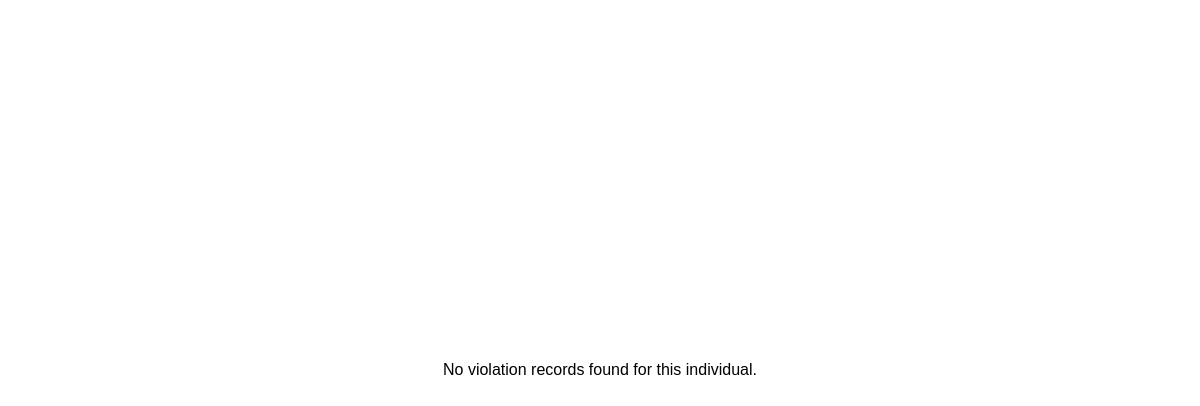
The page /poso.tix/receipt.php?ticket_number=341420 on the database as committed earlier.
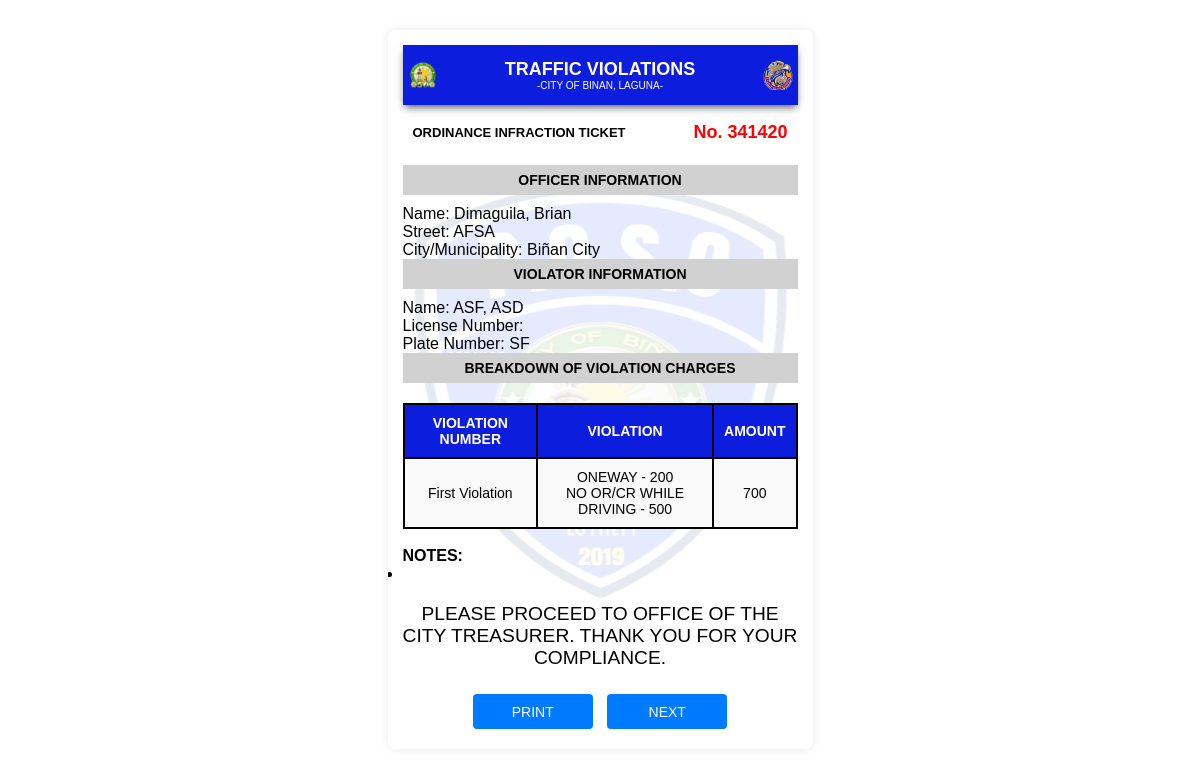
The same page on the database as committed later.
### tables this page shows
CREATE TABLE `report` (
  `ID` int(11) NOT NULL,
  `ticket_number` varchar(6) DEFAULT NULL,
  `first_name` varchar(100) DEFAULT NULL,
  `middle_name` varchar(100) DEFAULT NULL,
  `last_name` varchar(100) DEFAULT NULL,
  `dob` date DEFAULT NULL,
  `address` varchar(255) DEFAULT NULL,
  `license` varchar(255) NOT NULL,
  `confiscated` enum('yes','no') NOT NULL,
  `violation_date` date DEFAULT NULL,
  `violation_time` time DEFAULT NULL,
  `street` varchar(100) DEFAULT NULL,
  `plate_number` varchar(20) DEFAULT NULL,
  `city` varchar(100) DEFAULT NULL,
  `registration` varchar(100) DEFAULT NULL,
  `vehicle_type` varchar(50) DEFAULT NULL,
  `vehicle_owner` varchar(100) DEFAULT NULL,
  `created_at` timestamp NOT NULL DEFAULT current_timestamp(),
  `signature` longblob NOT NULL
);

### poso.tix/receipt.php (the view, shortened to what the changed rows need)
<?php
include 'connection.php';
$ticket_number = $_GET['ticket_number'];
$sql = "SELECT 'First Violation' AS violation_type, first_violation, first_total, notes FROM violation WHERE ticket_number = ?
        UNION ALL
        SELECT 'Second Violation' AS violation_type, second_violation, second_total, notes FROM 2_violation WHERE ticket_number = ?
        UNION ALL
        SELECT 'Third Violation' AS violation_type, third_violation, third_total, notes FROM 3_violation WHERE ticket_number = ?
        ORDER BY violation_type ASC";
$stmt = $conn->prepare($sql);
$stmt->bind_param("iii", $ticket_number, $ticket_number, $ticket_number);
$stmt->execute();
$result = $stmt->get_result();
$sql_officer = "SELECT CONCAT(lastname, ', ', firstname) AS officer_name FROM hh_login LIMIT 1";
$stmt_officer = $conn->prepare($sql_officer);
$stmt_officer->execute();
$officer_result = $stmt_officer->get_result();
$officer = $officer_result->fetch_assoc();
$officer_name = $officer['officer_name'];
$sql_violator = "SELECT CONCAT(last_name, ', ', first_name) AS violator_name, license, plate_number, street, city FROM report WHERE ticket_number = ?";
$stmt_violator = $conn->prepare($sql_violator);
$stmt_violator->bind_param("i", $ticket_number);
$stmt_violator->execute();
$violator_result = $stmt_violator->get_result();
$violator = $violator_result->fetch_assoc();
$violator_name = $violator['violator_name'];
$license_number = $violator['license'];
$plate_number = $violator['plate_number'];
$street = $violator['street'];
$city = $violator['city'];
?>
<!DOCTYPE html>
<html lang="en">
<head>
    <link rel="stylesheet" href="style.css?v=1.0">
</head>
<body>
    <div class="container">
        <?php if ($result->num_rows > 0) : ?>
            <div class="ticket-container">
                <div class="header-container d-flex justify-content-between align-items-center">
                    <img src="/POSO/images/left.png" alt="Left Logo" class="logo">
                    <div class="col text-center">
                        <p class="title">Traffic Violations</p>
                        <p class="city">-City of Binan, Laguna-</p>
                    </div>
                    <img src="/POSO/images/arman.png" alt="Right Logo" class="logo">
                </div>
                <div class="ticket-info">
                    <p class="ticket-label">Ordinance Infraction Ticket</p>
                    <p class="ticket-number">No. <?php echo htmlspecialchars($ticket_number); ?></p>
                </div>
<div class="gray">
    <h3>Officer Information</h3>
</div>
<p>Name: <?php echo htmlspecialchars($officer_name); ?></p>
<p>Street: <?php echo htmlspecialchars($street); ?></p>
<p>City/Municipality: <?php echo htmlspecialchars($city); ?></p>
                <div class="gray">
                    <h3>Violator Information</h3>
                </div>
                <p>Name: <?php echo htmlspecialchars($violator_name); ?></p>
                <p>License Number: <?php echo htmlspecialchars($license_number); ?></p>
                <p>Plate Number: <?php echo htmlspecialchars($plate_number); ?></p>
                <div class="gray">
                    <h3>BREAKDOWN OF VIOLATION CHARGES</h3>
                </div>
                <table>
                    <thead>
                        <tr>
                            <th>VIOLATION NUMBER</th>
                            <th>VIOLATION</th>
                            <th>AMOUNT</th>
                        </tr>
                    </thead>
                    <tbody>
                        <?php
                        while ($violation = $result->fetch_assoc()) {
                            $violation_details = htmlspecialchars($violation['first_violation'] ?? $violation['second_violation'] ?? $violation['third_violation']);
                            $violation_amount = htmlspecialchars($violation['first_total'] ?? $violation['second_total'] ?? $violation['third_total']);
                            $formatted_violation_details = str_replace(", ", "<br>", $violation_details);
                            echo "<tr>
                                <td>" . htmlspecialchars($violation['violation_type']) . "</td>
                                <td>" . $formatted_violation_details . "</td>
                                <td>" . $violation_amount . "</td>
                            </tr>";
                        }
                        ?>
                    </tbody>
                </table>
                <br>
                <h4>NOTES:</h4>
                <ul>
                    <?php
                    $result->data_seek(0);
                    while ($violation = $result->fetch_assoc()) {
                        echo "<li>" . htmlspecialchars($violation['notes']) . "</li>";
                    }
                    ?>
                </ul>
                <p class="compliance-message">PLEASE PROCEED TO OFFICE OF THE CITY TREASURER. THANK YOU FOR YOUR COMPLIANCE.</p>
                <div class="button-container">
                    <button id="printButton" onclick="printReceipt()">Print</button>
                    <button id="nextButton" class="btn btn-secondary" onclick="goToNextPage()">Next</button>
                </div>
            </div>
        <?php else : ?>
            <p>No violation records found for this individual.</p>
        <?php endif; ?>
    </div>
</body>
</html>

Rows that differ between the two databases and show on the page:
added report: street "AFSA", city "Biñan City", plate_number "SF"
Other text that changed with them:
$ticket_number: (not shown) → "341420"
$officer_name: (not shown) → "Dimaguila, Brian"
$violator_name: (not shown) → "ASF, ASD"
text no longer shown: "No violation records found for this individual."
text now shown: "TRAFFIC VIOLATIONS -CITY OF BINAN, LAGUNA- ORDINANCE INFRACTION TICKET No. OFFICER INFORMATION Name: Street: City/Municipality: VIOLATOR INFORMATION Name: License Number: Plate Number: BREAKDOWN OF VIOLATION CHARGES VIOLATION NUMBER VIOLATION AMOUNT NOTES: PLEASE PROCEED TO OFFICE OF THE CITY TREASURER. THANK YOU FOR YOUR COMPLIANCE. PRINT NEXT"
new list line: "First Violation ONEWAY - 200 NO OR/CR WHILE DRIVING - 500 700"
